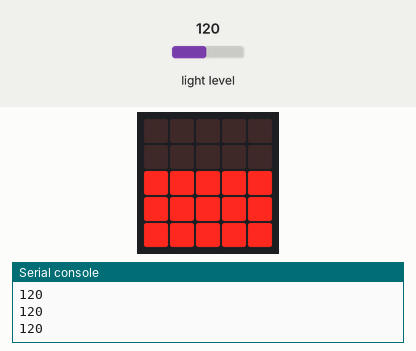
This program was run on a simulated BBC micro:bit (MakeCode). Shown: the board's 5×5 LED display, the last lines printed to the serial console. Inputs (shaded band) come from the test bench; at power-on: light level 120.

Above: at 1.2 s.
1.3 s: light level set to 5
At 2.5 s:
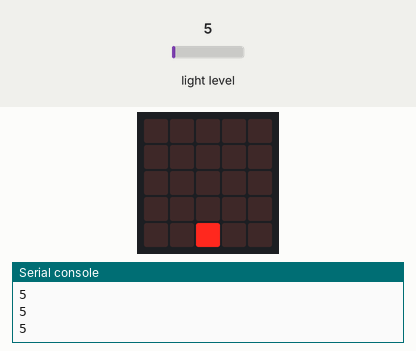
2.8 s: light level set to 64
At 3.2 s:
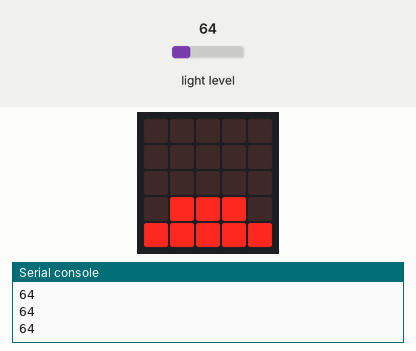
4.3 s: light level set to 191
At 5.5 s:
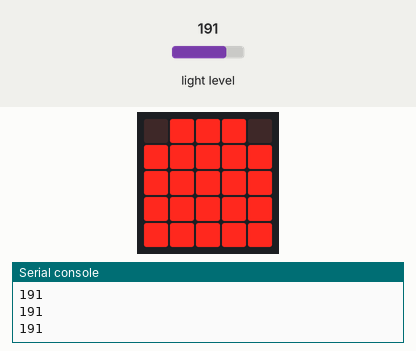
5.8 s: light level set to 250
At 6.9 s:
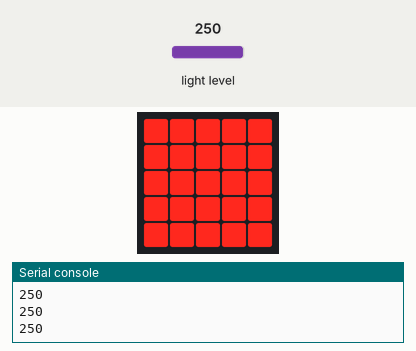
7.3 s: light level set to 128
At 8.2 s:
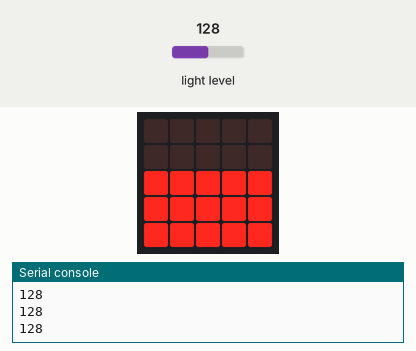
Timing chart, 0 to 9.8 s (numbered marks = the images above; inputs shaded):
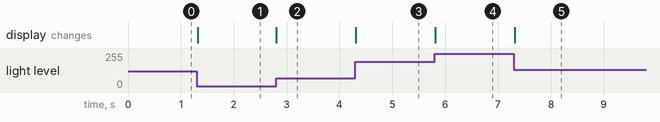

Measured:
- after the input at 1.3 s, the display: changes at once (image 1)
- after the input at 2.8 s, the display: changes at once (image 2)
- after the input at 4.3 s, the display: changes at once (image 3)
- after the input at 5.8 s, the display: changes at once (image 4)
- after the input at 7.3 s, the display: changes at once (image 5)

The program:

main.ts
```typescript
led.plotBrightness(0, 0, 167)
led.plotBrightness(1, 1, 120)
led.plotBrightness(2, 2, 136)
led.plotBrightness(3, 3, 174)
led.plotBrightness(4, 4, 129)
basic.forever(function () {
    led.plotBarGraph(
    input.lightLevel(),
    235
    )
})
```

test.ts
```typescript
// 在這裡測試；當此封包作為擴充功能時，將不會編譯此內容。
```
